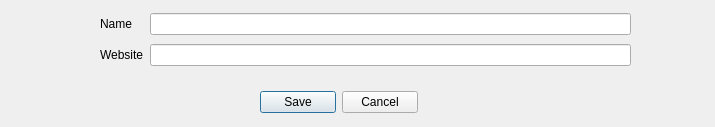
<?xml version="1.0" encoding="UTF-8"?>
<ui version="4.0">
 <class>Blacklist_add</class>
 <widget class="QDialog" name="Blacklist_add">
  <property name="geometry">
   <rect>
    <x>0</x>
    <y>0</y>
    <width>715</width>
    <height>127</height>
   </rect>
  </property>
  <property name="windowTitle">
   <string>Dialog</string>
  </property>
  <widget class="QWidget" name="">
   <property name="geometry">
    <rect>
     <x>100</x>
     <y>10</y>
     <width>531</width>
     <height>61</height>
    </rect>
   </property>
   <layout class="QGridLayout" name="gridLayout">
    <item row="0" column="0">
     <widget class="QLabel" name="Name_label">
      <property name="text">
       <string>Name</string>
      </property>
     </widget>
    </item>
    <item row="0" column="1">
     <widget class="QLineEdit" name="Name_line">
      <property name="text">
       <string/>
      </property>
     </widget>
    </item>
    <item row="1" column="0">
     <widget class="QLabel" name="Website_label">
      <property name="text">
       <string>Website</string>
      </property>
     </widget>
    </item>
    <item row="1" column="1">
     <widget class="QLineEdit" name="Website_line">
      <property name="text">
       <string/>
      </property>
     </widget>
    </item>
   </layout>
  </widget>
  <widget class="QWidget" name="">
   <property name="geometry">
    <rect>
     <x>260</x>
     <y>90</y>
     <width>158</width>
     <height>25</height>
    </rect>
   </property>
   <layout class="QHBoxLayout" name="horizontalLayout">
    <item>
     <widget class="QPushButton" name="saveButton">
      <property name="text">
       <string>Save</string>
      </property>
     </widget>
    </item>
    <item>
     <widget class="QPushButton" name="cancelButton">
      <property name="text">
       <string>Cancel</string>
      </property>
     </widget>
    </item>
   </layout>
  </widget>
 </widget>
 <resources/>
 <connections>
  <connection>
   <sender>cancelButton</sender>
   <signal>clicked()</signal>
   <receiver>Blacklist_add</receiver>
   <slot>hide()</slot>
   <hints>
    <hint type="sourcelabel">
     <x>384</x>
     <y>101</y>
    </hint>
    <hint type="destinationlabel">
     <x>499</x>
     <y>87</y>
    </hint>
   </hints>
  </connection>
 </connections>
</ui>
